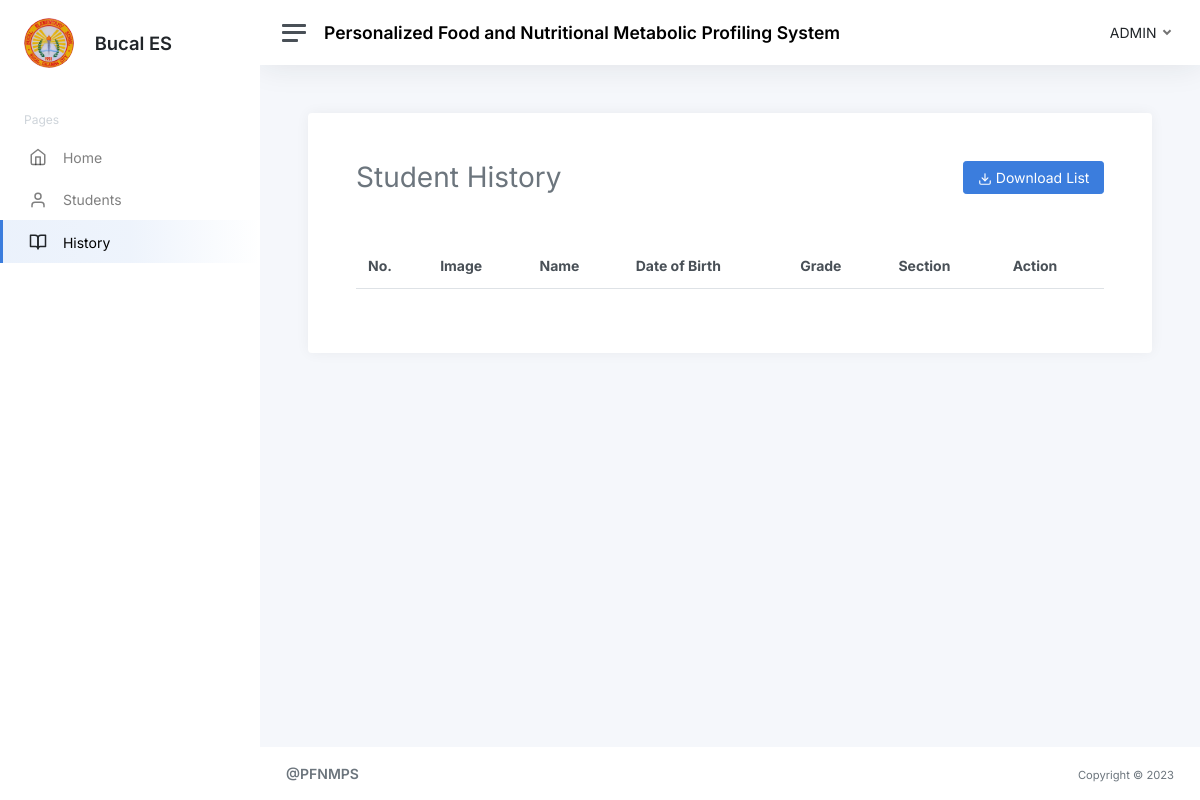
/view-history.php (signed in), run on an earlier commit of the app's database.
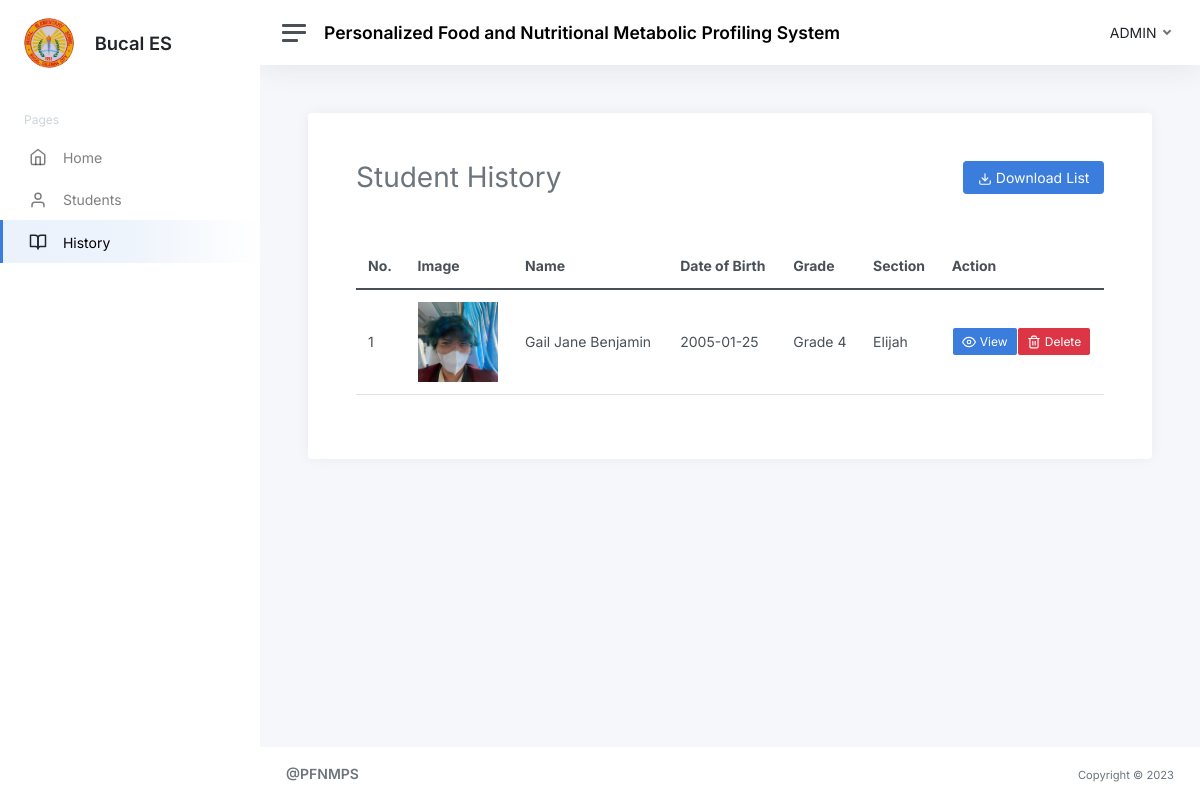
And on a later commit of the database.
### tables this page shows
CREATE TABLE `students` (
  `id` int(11) NOT NULL,
  `student_id` varchar(250) NOT NULL,
  `first_name` varchar(50) NOT NULL,
  `middle_name` varchar(50) NOT NULL,
  `last_name` varchar(50) NOT NULL,
  `date_of_birth` varchar(50) NOT NULL,
  `age` varchar(50) NOT NULL,
  `gender` varchar(50) NOT NULL,
  `room` varchar(50) NOT NULL,
  `house` varchar(50) NOT NULL,
  `street` varchar(50) NOT NULL,
  `subdivision` varchar(50) NOT NULL,
  `barangay` varchar(50) NOT NULL,
  `city` varchar(50) NOT NULL,
  `zip` varchar(50) NOT NULL,
  `image` blob NOT NULL,
  `grade` varchar(10) NOT NULL,
  `section` varchar(50) NOT NULL,
  `four_ps` int(11) NOT NULL,
  `date_created` date NOT NULL,
  `date_time_created` datetime NOT NULL,
  `date_time_updated` datetime NOT NULL
);

### view-history.php (the view, shortened to what the changed rows need)
<?php
include('connection.php');
$query_students = "SELECT * FROM students";
$run = mysqli_query($conn,$query_students);
$no = 0;
?>
<!DOCTYPE html>
<html lang="en">
<head>
    <link href="admin-template/css/app.css" rel="stylesheet">
	<link rel="./stylesheet" href="src/styles/bootstrap/css/bootstrap.css">
    <link rel="stylesheet" type="text/css" href="https://cdn.datatables.net/1.13.1/css/jquery.dataTables.min.css">
</head>
<body>
    <div class="wrapper">
		<div class="main">
			<main class="content">
				<div class="container-fluid p-0">
                    <div class="card p-5">
                        <span class="d-flex justify-content-between">
                            <h1 class="mb-5 text-muted">Student History</h1>
                        </span>
                        <table class="table" id="dataTable">
                            <thead>
                                <tr>
                                    <th>No.</th>
                                    <th>Image</th>
                                    <th>Name</th>
                                    <th>Date of Birth</th>
                                    <th>Grade</th>
                                    <th>Section</th>
                                    <th>Action</th>
                                </tr>
                            </thead>
                            <tbody>
                            <?php
                                if(mysqli_num_rows($run) > 0){
                                    foreach($run as $row){
                                        $no++;
                                        ?>
                                               <tr>
                                                <td><?php echo $no; ?></td>
                                                <td><img src= "<?php echo "./parents/student_image/" . $row['image'];?> " alt="image" width="80px" height="80px"></td>
                                                <td>
                                                    <?php echo $row ['first_name']. " " . $row['middle_name'] . " " . $row ['last_name']?>
                                                </td>
                                                <td><?php echo $row ['date_of_birth']?></td>
                                                <td><?php echo $row ['grade']?></td>
                                                <td><?php echo $row ['section']?></td>
                                                <td>
                                                    <span class="d-flex justify-content-evenly align-items-center">
                                                        <a class="btn btn-sm btn-primary" href="history.php?student_id=<?php echo $row['student_id']?>"><i class="align-middle" data-feather="eye"></i> View</a>
                                                        <a class="deleteBtn btn btn-sm btn-danger" href="delete-student.php?student_id=<?php echo $row ['student_id']?>"><i class="align-middle" data-feather="trash-2"></i> Delete</a>
                                                    </span>
                                               </td>
                                            </tr>
                                        <?php
                                    }
                                }
                            ?>
                            </tbody>
                        </table>
                    </div>
				</div>
			</main>
		</div>
	</div>
</body>
</html>

What changed in the data, as far as the page shows it:
added students: image (picture), first_name "Gail", middle_name "Jane", last_name "Benjamin", date_of_birth "2005-01-25", grade "Grade 4", section "Elijah"
